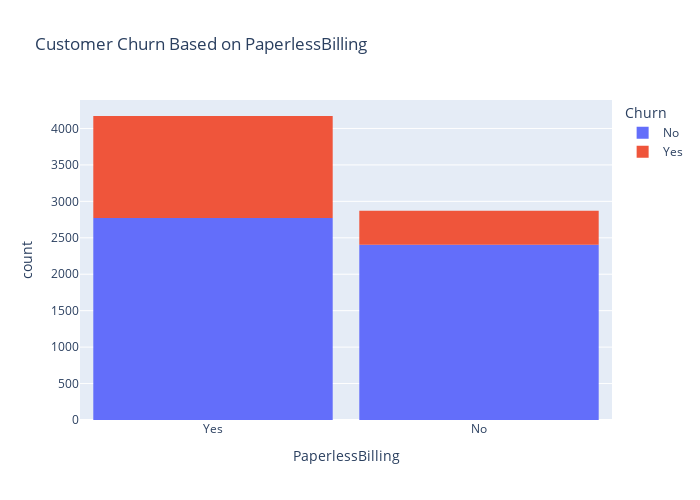

Notebook source saved alongside this figure:
### Markdown cell above
### 5. What is the rate of customer churn concerning the billing method?

### Code cell
fig = px.histogram(data, x="PaperlessBilling", color="Churn", title="Customer Churn Based on PaperlessBilling")
fig.update_layout(width=700, height=500, bargap=0.1)
fig.show()

### Figure 1 — Plotly figure (JSON) as saved in the notebook; plotly's stock layout.template omitted (floating-point values rounded to 4 significant figures; data arrays with more than 128 entries replaced by an {"elided": "..."} marker saying what was removed)
{"data": [{"alignmentgroup": "True", "bingroup": "x", "hovertemplate": "Churn=No<br>PaperlessBilling=%{x}<br>count=%{y}<extra></extra>", "legendgroup": "No", "marker": {"color": "#636efa", "pattern": {"shape": ""}}, "name": "No", "offsetgroup": "No", "orientation": "v", "showlegend": true, "type": "histogram", "x": {"elided": "5174 str values"}, "xaxis": "x", "yaxis": "y"}, {"alignmentgroup": "True", "bingroup": "x", "hovertemplate": "Churn=Yes<br>PaperlessBilling=%{x}<br>count=%{y}<extra></extra>", "legendgroup": "Yes", "marker": {"color": "#EF553B", "pattern": {"shape": ""}}, "name": "Yes", "offsetgroup": "Yes", "orientation": "v", "showlegend": true, "type": "histogram", "x": {"elided": "1869 str values"}, "xaxis": "x", "yaxis": "y"}], "layout": {"bargap": 0.1, "barmode": "relative", "height": 500, "legend": {"title": {"text": "Churn"}, "tracegroupgap": 0}, "title": {"text": "Customer Churn Based on PaperlessBilling"}, "width": 700, "xaxis": {"anchor": "y", "domain": [0, 1], "title": {"text": "PaperlessBilling"}}, "yaxis": {"anchor": "x", "domain": [0, 1], "title": {"text": "count"}}}}
